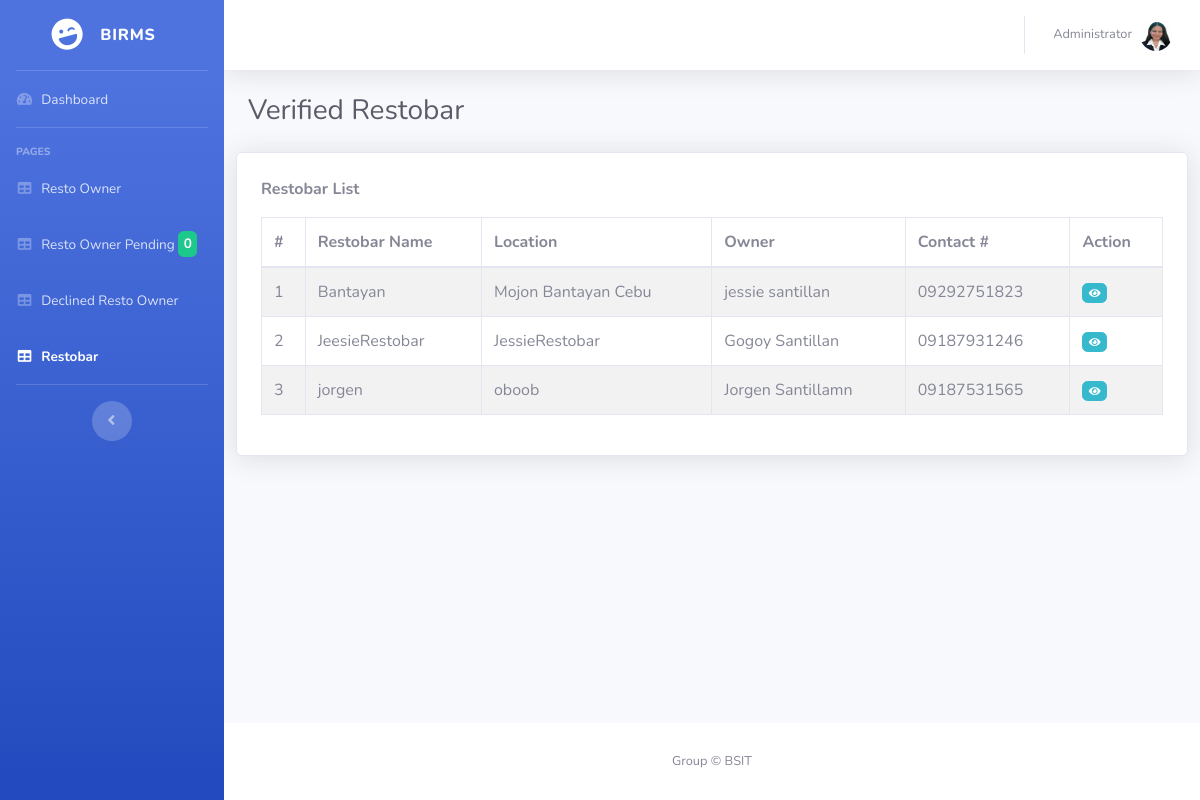
Page /admin/restobar.php (signed in) on the earlier database version.
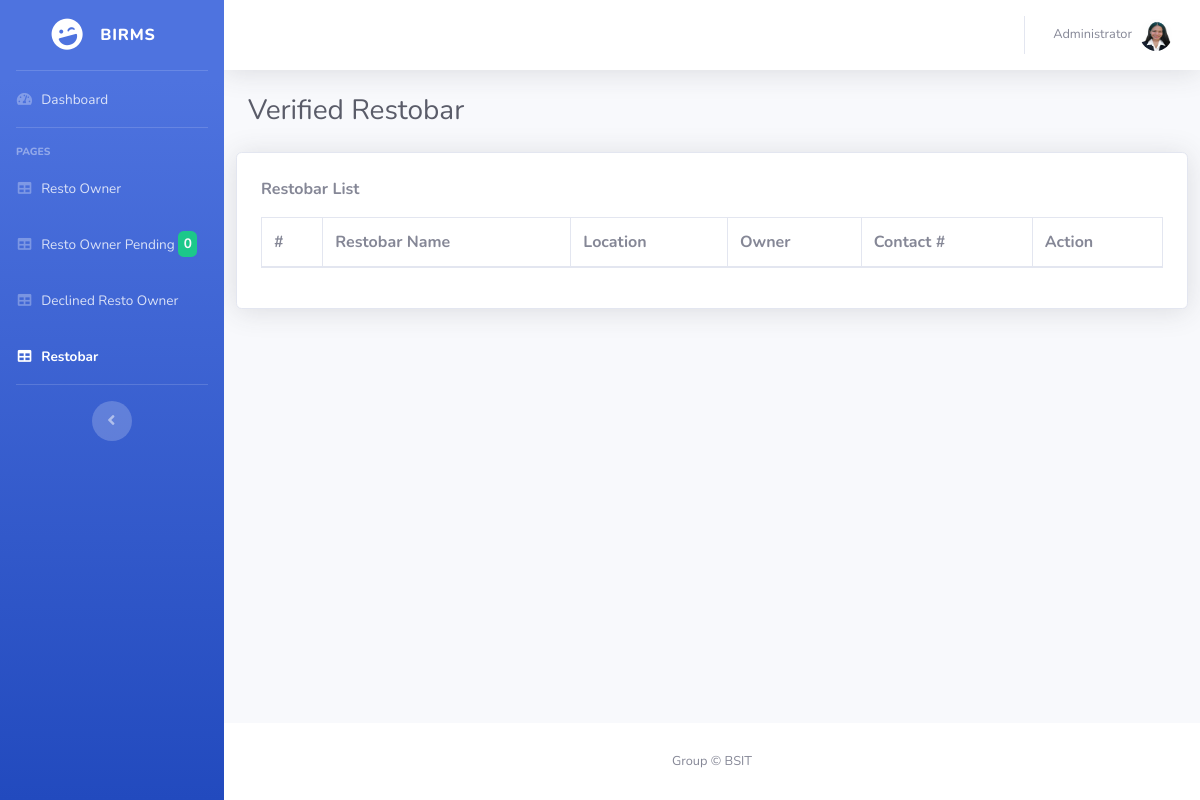
Same page on the later database version.
### tables this page shows
CREATE TABLE `restobar` (
  `resto_id` int(11) NOT NULL,
  `owner_id` varchar(50) NOT NULL,
  `resto_name` varchar(100) NOT NULL,
  `resto_photo` varchar(255) NOT NULL
);

CREATE TABLE `owner` (
  `id` int(11) NOT NULL,
  `owner_id` varchar(50) NOT NULL,
  `firstname` varchar(100) NOT NULL,
  `middlename` varchar(100) DEFAULT NULL,
  `lastname` varchar(100) NOT NULL,
  `email` varchar(100) NOT NULL,
  `password` varchar(100) NOT NULL,
  `contact_num` varchar(11) NOT NULL,
  `address` varchar(100) NOT NULL,
  `profile` varchar(250) DEFAULT NULL,
  `status` int(11) NOT NULL
);

### inc/function.php (called while the page is built, shortened)
<?php
    class Connection{
        public $host = "localhost";
        public $user = "u510162695_birms_db";
        public $password = "1Birms_db";
        public $db_name = "u510162695_birms_db";
        public function __construct(){
            $this->conn = mysqli_connect($this->host, $this->user, $this->password, $this->db_name);
        }
    }
    class dataOperation extends Connection{
        public function displayPOCnt(){
            $sql = mysqli_query($this->conn, "SELECT COUNT(*) AS pending FROM owner WHERE status=0");
            $array = array();
            $cnt = mysqli_fetch_assoc($sql);
            $array[] = $cnt;
            return $array;
        }
        public function displayRestobar(){
            $sql = mysqli_query($this->conn, "SELECT * FROM owner INNER JOIN restobar ON owner.owner_id = restobar.owner_id
            WHERE owner.status = 1");
            $array = array();
            while($row = mysqli_fetch_assoc($sql)){
                $array[] = $row;
            }
            return $array;
        }
    }
    $oop = new dataOperation;

### admin/restobar.php (the view, shortened to what the changed rows need)
<?php
require_once('../inc/function.php');
?>
<!DOCTYPE html>
<html lang="en">
<head>
    <link href="../vendor/fontawesome-free/css/all.min.css" rel="stylesheet" type="text/css">
    <link href="../css/sb-admin-2.min.css" rel="stylesheet">
    <link href="../css/datatables.min.css" rel="stylesheet">
</head>
<body id="page-top">
    <div id="wrapper">
        <ul class="navbar-nav bg-gradient-primary sidebar sidebar-dark accordion" id="accordionSidebar">
             <li class="nav-item">
                <a class="nav-link" href="resto_pending.php">
                    <span>Resto Owner Pending <span class="badge bg-success text-light">
                    <?php
                        $myrow = $oop->displayPOCnt();
                        foreach($myrow as $row){
                            echo $row['pending'];
                        }
                        ?>
                    </span></span></a>
            </li>
        </ul>
        <div id="content-wrapper" class="d-flex flex-column">
            <div id="content">
                <div class="container-fluid">
                    <div class="d-sm-flex align-items-center justify-content-between mb-4">
                        <h1 class="h3 mb-0 text-gray-800">Verified Restobar</h1>
                    </div>
                    <div class="row">
                        <div class="card shadow mb-4 p-4 w-100">
                            <div class="data_table">
                                <table id="dashprint" class="table table-striped table-bordered">
                                    <thead class="table">
                                        <tr>
                                            <th>#</th>
                                            <th>Restobar Name</th>
                                            <th>Location</th>
                                            <th>Owner</th>
                                            <th>Contact #</th>
                                            <th >Action</th>
                                        </tr>
                                    </thead>
                                    <tbody>
                                        <?php
                                        $myrow = $oop->displayRestobar();
                                        $g = 1;
                                        foreach($myrow as $row){
                                            ?>
                                            <tr>
                                                <td><?=$g++?></td>
                                                <td><?=$row['resto_name']?></td>
                                                <td><?=$row['address']?></td>
                                                <td><?=$row['firstname'] ." ".$row['lastname']?></td>
                                                <td><?=$row['contact_num']?></td>
                                                <td>
                                                    <a href="#" data-toggle="modal" data-target="#viewModal<?=$row['id']?>" class="btn btn-info badge"><i class="fas fa-eye fa-sm fa-fw"></i></a>
                                                </td>
                                            </tr>
                                             <div class="modal fade" id="deleteModal<?=$row['id']?>" tabindex="-1" role="dialog" aria-labelledby="exampleModalLabel" aria-hidden="true">
                                            <?php
                                        }
                                        ?>
                                    </tbody>
                                </table>
                            </div>
                        </div>
                    </div>
                </div>
            </div>
        </div>
    </div>
</body>
</html>

Differences in the rows shown:
removed restobar: resto_name "Bantayan", owner.address "Mojon Bantayan Cebu", owner.firstname "jessie", owner.lastname "santillan", owner.contact_num "09292751823"
removed restobar: resto_name "JeesieRestobar", owner.address "JessieRestobar", owner.firstname "Gogoy", owner.lastname "Santillan", owner.contact_num "09187931246"
removed restobar: resto_name "jorgen", owner.address "oboob", owner.firstname "Jorgen", owner.lastname "Santillamn", owner.contact_num "09187531565"
